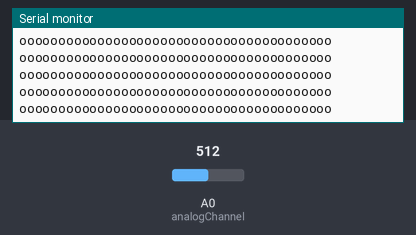
The sketch below on a simulated Arduino Uno, built with avr-gcc and run on an emulated ATmega328P. Parts: the last lines printed to the serial monitor. The test bench sets the inputs (shaded band); at power-on: A0 (analogChannel) = 512.

Above: at 1.2 s.
1.3 s: A0 (analogChannel) set to 716
At 2.2 s:
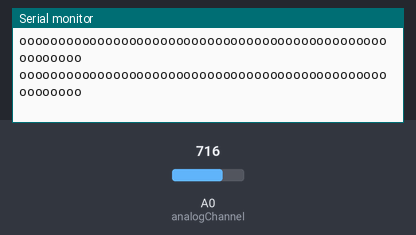
3.2 s: A0 (analogChannel) set to 900
At 4.0 s:
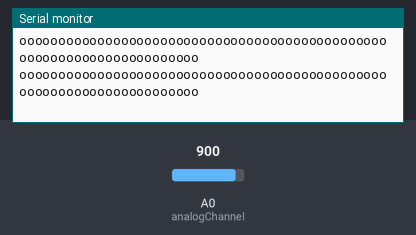
5.1 s: A0 (analogChannel) set to 1023
At 5.6 s:
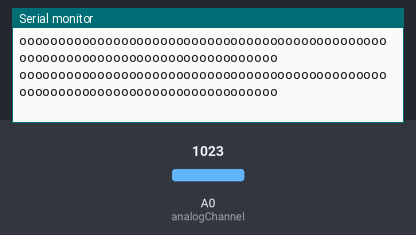
7.0 s: A0 (analogChannel) set to 511
At 7.7 s:
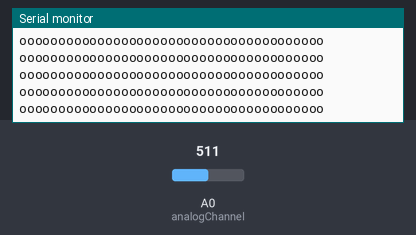
8.9 s: A0 (analogChannel) set to 306
At 10.0 s:
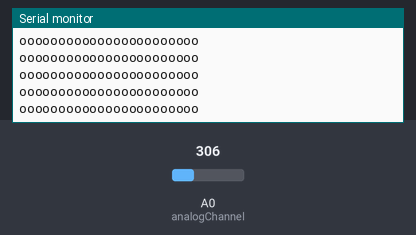
10.8 s: A0 (analogChannel) set to 122
At 11.8 s:
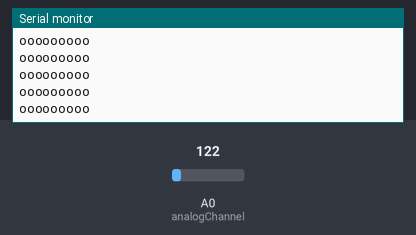

Measured:
- after the input at 1.3 s, the serial monitor: prints a new line at once (image 1)
- after the input at 3.2 s, the serial monitor: prints a new line at once (image 2)
- after the input at 5.1 s, the serial monitor: prints a new line at once (image 3)
- after the input at 7.0 s, the serial monitor: prints a new line at once (image 4)
- after the input at 8.9 s, the serial monitor: prints a new line at once (image 5)
- after the input at 10.8 s, the serial monitor: prints a new line at once (image 6)

The sketch:

noisy_analog_signal.ino
```cpp
// Noisy analog signal


byte analogChannel = 0; // define which pin to read
int analogVal = 0;


void setup(){
   Serial.begin(115200);

}

void loop() {

  analogVal = analogRead(analogChannel);

  analogVal = map(analogVal,0,1023,0,80); // re-map the value onto the 0-80 range
  for (int i = 0; i < analogVal; i++){
      Serial.print("o"); // print a visual representation of signal level
  }
  Serial.println(); // print carriage return
  delay(5);


}
```
